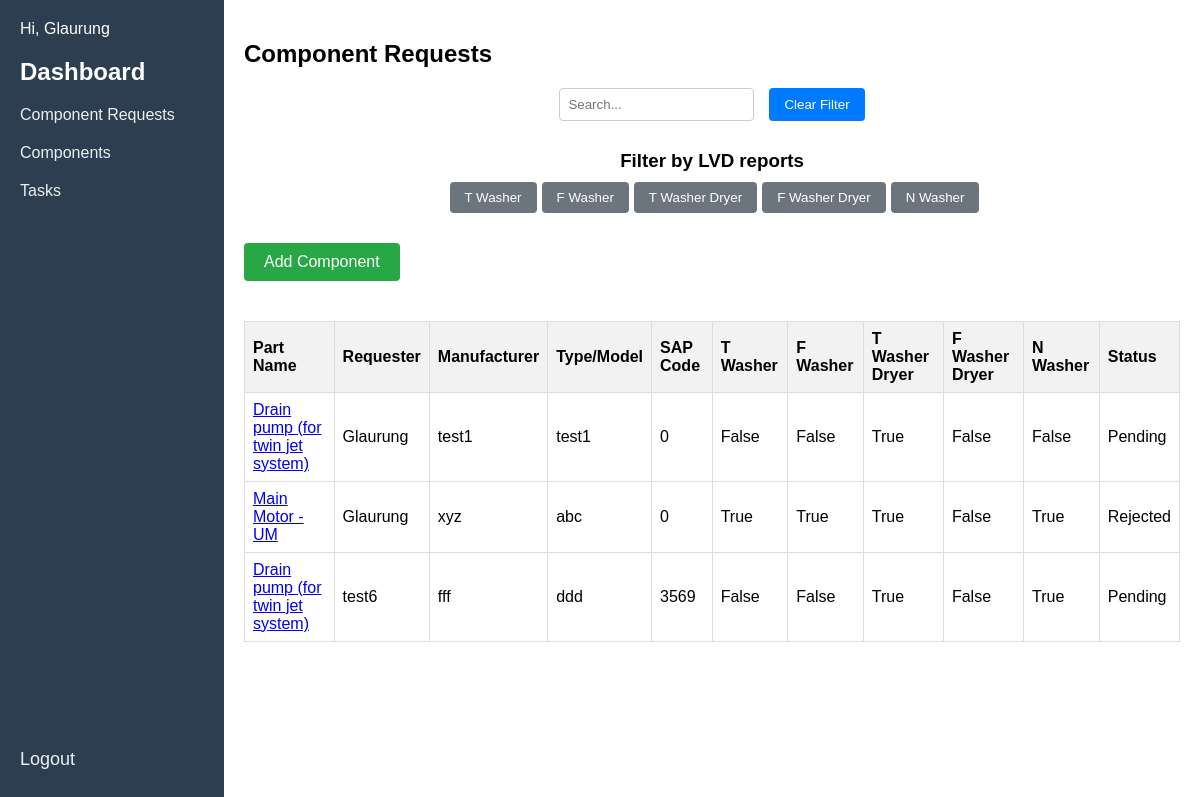
The page /UserAuth/component_requests/ (signed in) on the database as committed earlier.
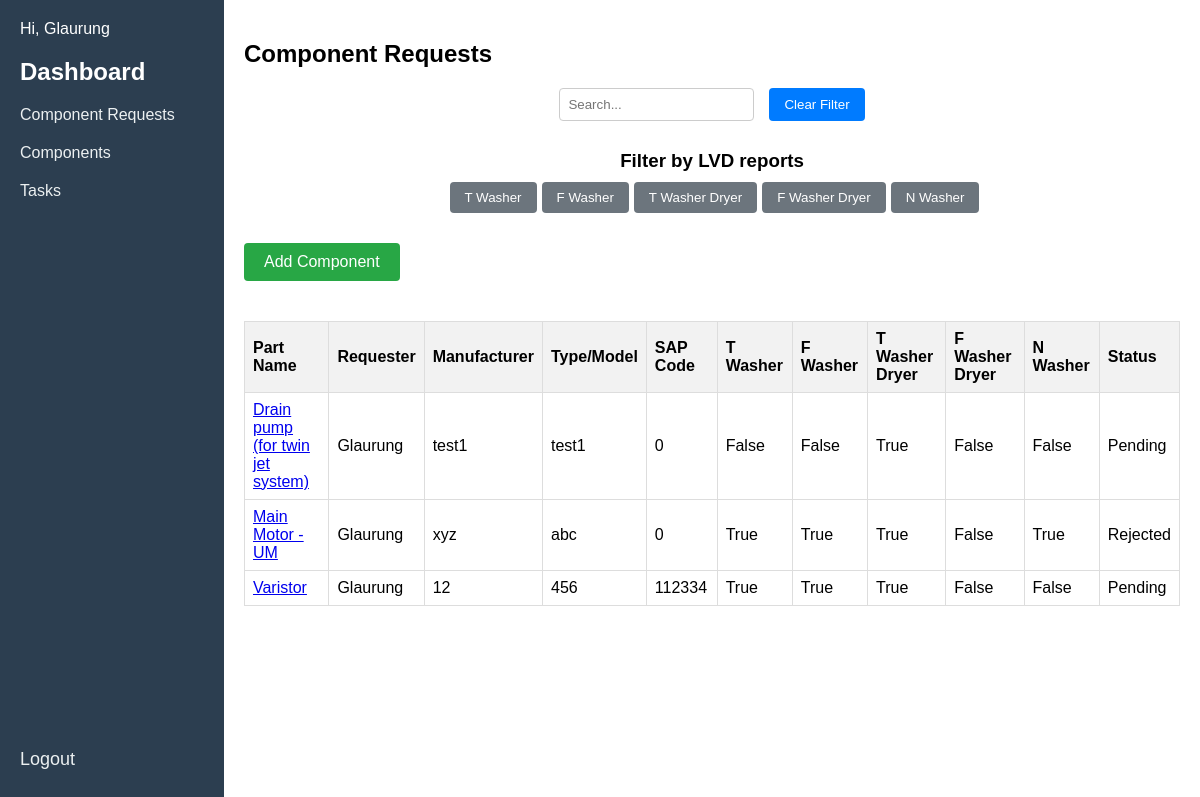
The same page on the database as committed later.
### LVD_Management_System/models.py (models this page shows, shortened)
class Component_Request(models.Model):
    R_parts = [("Main Motor - UM","Main Motor - UM"),("Main motor - BLDC","Main motor - BLDC"),("Drain pump (for twin jet system)",
             "Drain pump (for twin jet system)"),
             ("Drain pump","Drain pump"),("Circulation pump (for twin jet system)","Circulation pump (for twin jet system)"),
             ("Drain pump (twin jet system) (with emergency exit hose)","Drain pump (twin jet system) (with emergency exit hose)"),
             ("Dosage pump","Dosage pump"),
             ("Hydroboost pump","Hydroboost pump"),("Capacitor (for Hydro-boost pump)","Capacitor (for Hydro-boost pump)"),
             ("Thermal Protector","Thermal Protector"),("Belt (BLDC models)","Belt (BLDC models)"),
             ("Electrically operated door lock","Electrically operated door lock"),
             ("Door switch with interlock","Door switch with interlock"),
             ("Heating element","Heating element"),("with 2 fuse","with 2 fuse"),
             ("with alternative 2 fuse","with alternative 2 fuse"),("Heating element (Pyrojet)","Heating element (Pyrojet)"),
             ("Inlet valve (double)","Inlet valve (double)"),("Inlet valve (single)","Inlet valve (single)"),
             ("Inlet valve (triple)","Inlet valve (triple)"),("Level switch","Level switch"),
             ("Level sensor","Level sensor"),("NTC","NTC"),
             ("Reed Switch","Reed Switch"),("Steam Generator","Steam Generator"),("with Thermostat","with Thermostat"),
             ("Thermostat for Pyrojet Heating Element","Thermostat for Pyrojet Heating Element"),
             ("Overflow Switch","Overflow Switch"),("Electronic Module - BLDC Board","Electronic Module - BLDC Board"),
             ("Electronic Module - DC Board","Electronic Module - DC Board"),
             ("Electronic Module - Steamjet, Pyrojet, Dryer Board","Electronic Module - Steamjet, Pyrojet, Dryer Board"),
             ("Electronic Module - IO Board","Electronic Module - IO Board"),
             ("Electronic Module - Door Light Board","Electronic Module - Door Light Board"),
             ("Electronic Module - Main Board","Electronic Module - Main Board"),
             ("Electronic Module - UI Board","Electronic Module - UI Board"),("Drum Light Board","Drum Light Board"),
             ("Electronic Module - Sterilizone IO Board","Electronic Module - Sterilizone IO Board"),
             ("Electronic Module - Intelliwash IO Board","Electronic Module - Intelliwash IO Board"),
             ("Electronic Module - LED Board","Electronic Module - LED Board"),
             ("Electronic Module - UV Ballast Board","Electronic Module - UV Ballast Board"),
             ("Electronic Module - UV Lamp Board","Electronic Module - UV Lamp Board"),
             ("Electronic Module - Wifi Board","Electronic Module - Wifi Board"),("EMI filter","EMI filter"),
             ("Current Fuse","Current Fuse"),("Microcontroller - BLDC Board","Microcontroller - BLDC Board"),
             ("Microcontroller - Main Board","Microcontroller - Main Board"),("Optocoupler","Optocoupler"),
             ("Optotriac","Optotriac"),("Relay on PCB","Relay on PCB"),
             ("Safety Transformer","Safety Transformer"),("Switch on PCB","Switch on PCB"),
             ("Varistor","Varistor"),("XY Capacitor","XY Capacitor"),
             ("Plug Current Fuse","Plug Current Fuse"),("hose set (cold)","hose set (cold)"),
             ("hose set (hot)","hose set (hot)"),("Check Valve","Check Valve"),
             ("Supply cord","Supply cord"),("Plug","Plug")]
    R_Requester = models.ForeignKey("auth.User",on_delete = models.PROTECT,default = 1,verbose_name='Requester')
    R_Part_name = models.CharField(verbose_name="Object / part No.",max_length=100,choices=R_parts)
    R_Manufacturer = models.CharField(verbose_name="Manufacturer/ trademark",max_length=150)
    R_Model = models.CharField(verbose_name="Type/Model",max_length=120)
    R_Technical_Data = models.TextField(verbose_name="Technical Data")
    R_Determination = models.TextField(verbose_name="Explanation about usage of component")
    R_T_Washer_LVD = models.BooleanField(verbose_name="T washer",default=False)
    R_T_Washer_Dryer_LVD = models.BooleanField(verbose_name="T washer dryer",default=False)
    R_F_Washer_LVD = models.BooleanField(verbose_name="F washer",default=False)
    R_F_Washer_Dryer_LVD = models.BooleanField(verbose_name="F washer dryer",default=False)
    R_N_Washer_LVD = models.BooleanField(verbose_name="N washer",default=False)
    R_SAP_code = models.CharField(verbose_name="SAP Code",max_length=80)
    R_Status_Parts = [("Approved","Approved"),("Pending","Pending"),("Rejected","Rejected")]
    R_Status = models.CharField(verbose_name="Status",max_length=100,choices=R_Status_Parts, default = 'Pending')
    Pre_Series_Date = models.DateField(verbose_name = 'Date of Pre Series',help_text='Hint : Enter date in format YYYY-MM-DD')
    Test_Results_Link = models.CharField(verbose_name='Test Reports & Certificate Link',max_length=1000,
                                         help_text='Warning : Folder must be placed in the local network VBCARGE')
    R_Created_Date = models.DateField(auto_now_add=True,verbose_name='Created Date')
    R_Last_Update_Date = models.DateField(auto_now=True,verbose_name='Last Update')
    R_Priority_Choices = [("High","High"),("Normal","Normal"),("Low","Low")]
    R_Priority = models.CharField(verbose_name='Priority',choices=R_Priority_Choices,default='Normal',max_length=40)

### UserAuth/views.py (the view)
# urls.py: path('component_requests/', views.component_requests, name='component_requests')
@login_required(login_url='UserAuth:login')
def component_requests(request):
    component_requests = Component_Request.objects.all()
    return render(request, 'component_requests.html', {'component_requests': component_requests})

### templates/component_requests.html (shortened to what this page needs)
<!DOCTYPE html>
<html lang="en">
<head>
</head>
<body>
    <div class="sidebar">
        <div>
            <p>Hi, {{ user.username }}</p>
            <h2>Dashboard</h2>
            <a href="#" onclick="loadContent('componentRequests')">Component Requests</a>
            <a href="#" onclick="loadContent('components')">Components</a>
            <a href="#" onclick="loadContent('tasks')">Tasks</a>
        </div>
        <div>
            <form action="{% url 'UserAuth:logout' %}" method="post">
                <button type="submit">Logout</button>
            </form>
        </div>
    </div>
    <div class="main-content" id="main-content">
        <div id="componentRequests" class="table-container">
            <h2>Component Requests</h2>
            <div class="filter-container">
                <input type="text" id="filterInput" placeholder="Search...">
                <button type="button" onclick="clearFilter()">Clear Filter</button>
            </div>
            <div class="button-container">
                <h3>Filter by LVD reports</h3>
                <div class="button-group">
                    <button type="button" id="filterTWasher" onclick="toggleFilter('T Washer')">T Washer</button>
                    <button type="button" id="filterFWasher" onclick="toggleFilter('F Washer')">F Washer</button>
                    <button type="button" id="filterTWasherDryer" onclick="toggleFilter('T Washer Dryer')">T Washer Dryer</button>
                    <button type="button" id="filterFWasherDryer" onclick="toggleFilter('F Washer Dryer')">F Washer Dryer</button>
                    <button type="button" id="filterNWasher" onclick="toggleFilter('N Washer')">N Washer</button>
                </div>
            </div>
            <a href="{% url 'UserAuth:add_component_request' %}" class="add-button">Add Component</a>
            <table id="componentTable">
                <tr>
                    <th>Part Name</th>
                    <th>Requester</th>
                    <th>Manufacturer</th>
                    <th>Type/Model</th>
                    <th>SAP Code</th>
                    <th>T Washer</th>
                    <th>F Washer</th>
                    <th>T Washer Dryer</th>
                    <th>F Washer Dryer</th>
                    <th>N Washer</th>
                    <th>Status</th>
                </tr>
                {% for request in component_requests %}
                <tr>
                    <td><a href="{% url 'UserAuth:edit_component_request' request.id %}">{{ request.R_Part_name }}</a></td>
                    <td>{{ request.R_Requester }}</td>
                    <td>{{ request.R_Manufacturer }}</td>
                    <td>{{ request.R_Model }}</td>
                    <td>{{ request.R_SAP_code }}</td>
                    <td>{{ request.R_T_Washer_LVD }}</td>
                    <td>{{ request.R_F_Washer_LVD }}</td>
                    <td>{{ request.R_T_Washer_Dryer_LVD }}</td>
                    <td>{{ request.R_F_Washer_Dryer_LVD }}</td>
                    <td>{{ request.R_N_Washer_LVD }}</td>
                    <td>{{ request.R_Status }}</td>
                </tr>
                {% endfor %}
            </table>
        </div>
    </div>
    </body>
    </html>

### templates/component_requests.html (style rules this page uses)
body { font-family: Arial, sans-serif; display: flex; margin: 0; height: 100vh; }
.sidebar { width: 250px; background-color: #2c3e50; color: white; padding: 20px; overflow-y: auto; display: flex; flex-direction: column; justify-content: space-between; }
.sidebar p { margin: 0 0 20px; }
.sidebar h2 { margin: 0 0 10px; }
.sidebar a { color: #ecf0f1; text-decoration: none; display: block; padding: 10px 0; }
.main-content { flex-grow: 1; padding: 20px; overflow-y: auto; }
.filter-container { display: flex; justify-content: center; margin-bottom: 10px; }
.filter-container input[type="text"] { padding: 8px; margin-right: 10px; border: 1px solid #ccc; border-radius: 4px; }
.filter-container button { padding: 8px 15px; background-color: #007bff; color: white; border: none; border-radius: 4px; cursor: pointer; margin-left: 5px; }
.button-container { display: flex; flex-direction: column; align-items: center; margin-bottom: 20px; }
.button-group { display: flex; justify-content: center; margin-bottom: 10px; }
.button-group button { padding: 8px 15px; background-color: #6c757d; color: white; border: none; border-radius: 4px; cursor: pointer; margin-left: 5px; }
.button-container h3 { margin-bottom: 10px; }
.table-container { display: none; }
table { width: 100%; border-collapse: collapse; margin-top: 20px; }
table, th, td { border: 1px solid #ddd; }
th, td { padding: 8px; text-align: left; }
th { background-color: #f2f2f2; }
form button { background: none; border: none; color: #ecf0f1; cursor: pointer; padding: 10px 0; text-align: left; width: 100%; font-size: 18px; }
.add-button { display: inline-block; padding: 10px 20px; margin-bottom: 20px; background-color: #28a745; color: white; text-align: center; border-radius: 4px; text-decoration: none; margin-left: 0; }

Rows that differ between the two databases and show on the page:
removed Component_Request: R_Part_name "Drain pump (for twin jet system)", R_Requester "test6", R_Manufacturer "fff", R_Model "ddd", R_SAP_code "3569", R_T_Washer_LVD "False", R_F_Washer_LVD "False", R_T_Washer_Dryer_LVD "True", R_F_Washer_Dryer_LVD "False", R_N_Washer_LVD "True", R_Status "Pending"
added Component_Request: R_Part_name "Varistor", R_Requester "Glaurung", R_Manufacturer "12", R_Model "456", R_SAP_code "112334", R_T_Washer_LVD "True", R_F_Washer_LVD "True", R_T_Washer_Dryer_LVD "True", R_F_Washer_Dryer_LVD "False", R_N_Washer_LVD "False", R_Status "Pending"
